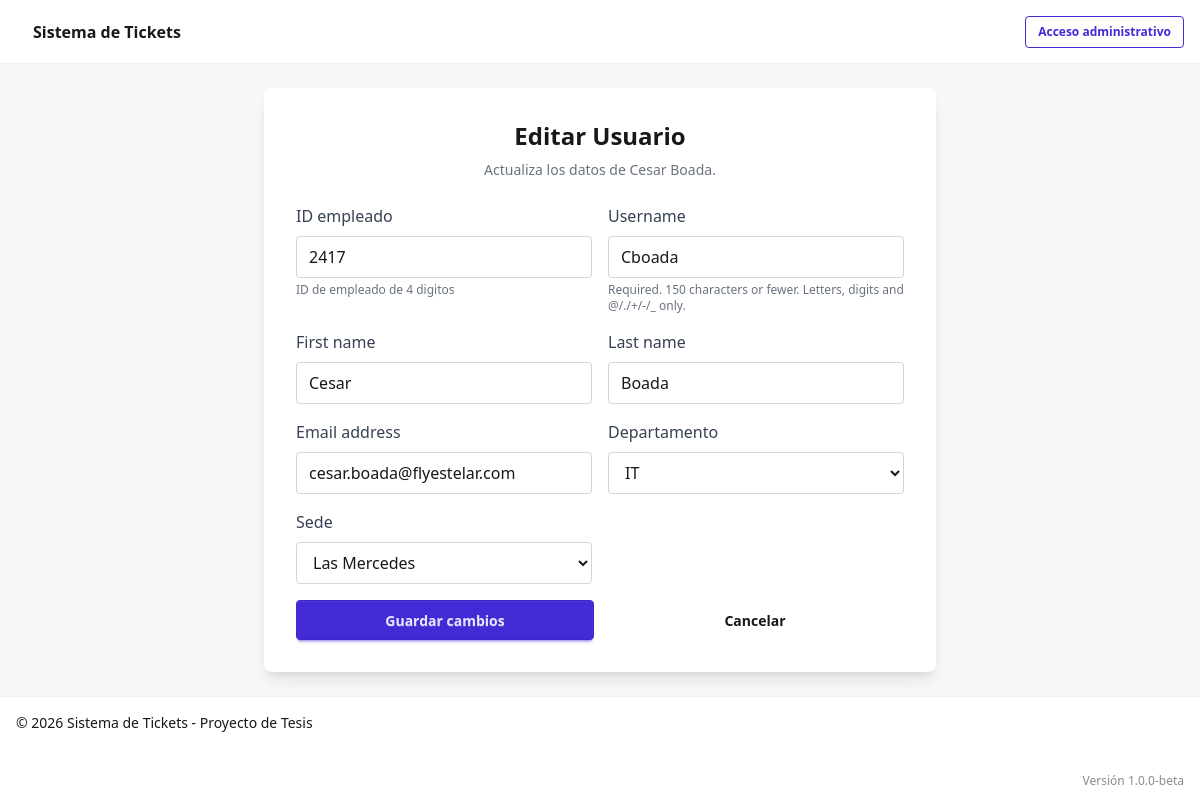
/view/1/edit/, run on an earlier commit of the app's database.
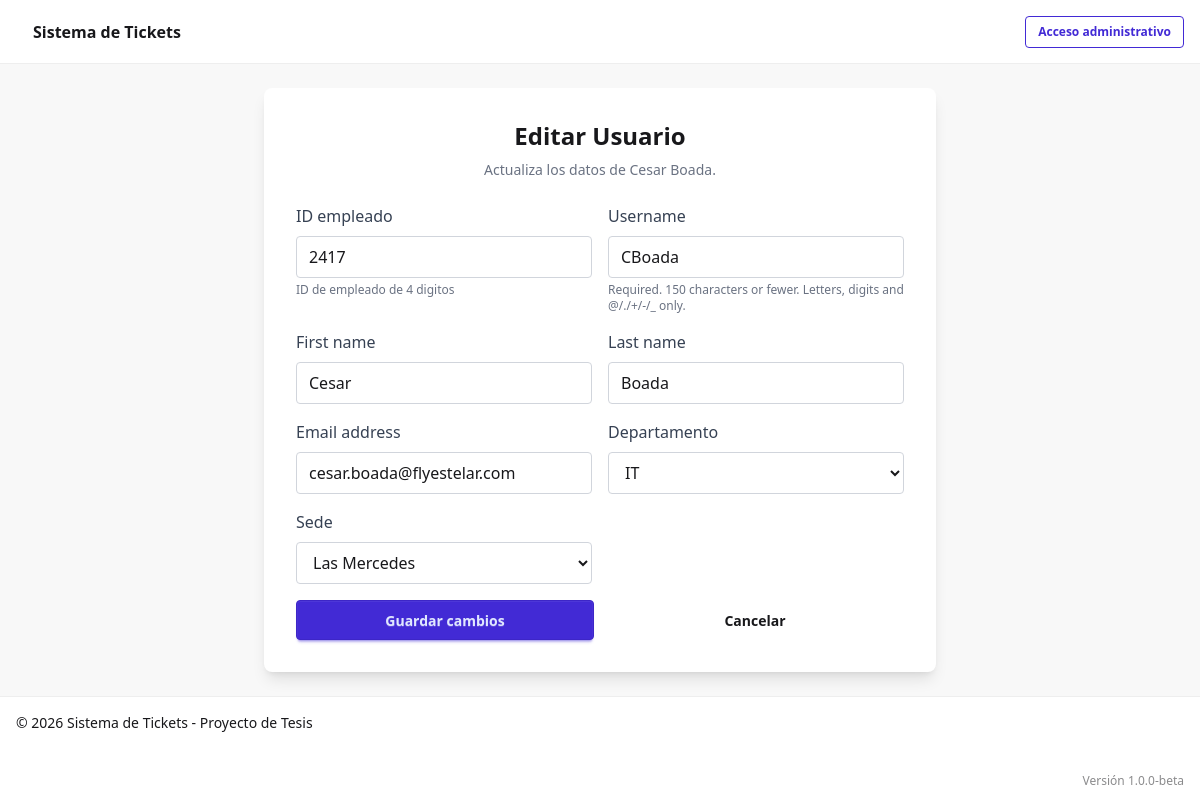
And on a later commit of the database.
### users/models.py (models this page shows, shortened)
class usuario(AbstractUser):
    validador_empleado = RegexValidator(
        regex=r'^\d{4}',
        message="el numero de empleado debe tener 4 digitos"
    )
    ID_empleado = models.CharField(
        max_length=4,
        unique=True,
        validators=[validador_empleado],
        help_text="ID de empleado de 4 digitos",
        default="0000"
    )
    USERNAME_FIELD = 'ID_empleado'
    departamento = models.ForeignKey(
        'departamento',
        on_delete=models.SET_NULL,
        null=True,
        related_name='usuarios'
        )
    sede = models.ForeignKey(
        'sede',
        on_delete=models.SET_NULL,
        null=True,
        related_name='usuarios'
        )
    REQUIRED_FIELDS = ['username', 'email']

### users/views.py (the view)
# urls.py: path('view/<int:user_id>/edit/', views.user_edit, name='user_edit'),
def user_edit(request, user_id):
    user_model = get_user_model()
    usuario = get_object_or_404(user_model, pk=user_id)
    if request.method == 'POST':
        form = UsuarioUpdateForm(request.POST, instance=usuario)
        if form.is_valid():
            form.save()
            messages.success(request, 'Usuario actualizado correctamente.')
            return redirect('user_view')
    else:
        form = UsuarioUpdateForm(instance=usuario)
        return render(request, 'user_edit.html', {'form': form, 'usuario': usuario})

### users/forms.py
class UsuarioUpdateForm(forms.ModelForm):
    class Meta:
        model = get_user_model()
        fields = (
            'ID_empleado',
            'username',
            'first_name',
            'last_name',
            'email',
            'departamento',
            'sede',
        )
    def __init__(self, *args, **kwargs):
        super().__init__(*args, **kwargs)
        for field in self.fields.values():
            field.widget.attrs.setdefault(
                'class',
                'w-full px-3 py-2 border border-gray-300 rounded focus:outline-none focus:ring focus:border-blue-300',
            )

### users/models.py (called while the page is built)
    def __str__(self):
        return self.nombre

    def __str__(self):
        return self.nombre

### users/templates/user_edit.html (shortened to what this page needs)
{% extends 'base_login.html' %}
{% block content %}
<div class="flex items-center justify-center h-full">
    <div class="w-full max-w-2xl bg-base-100 p-8 rounded-lg shadow-lg">
        <h2 class="text-2xl font-bold mb-2 text-center">Editar Usuario</h2>
        <p class="text-sm text-gray-500 mb-6 text-center">Actualiza los datos de {{ usuario.get_full_name|default:usuario.username }}.</p>
        <form method="post" class="space-y-4">
            <div class="grid grid-cols-1 md:grid-cols-2 gap-4">
                {% for field in form.visible_fields %}
                    <div>
                        <label for="{{ field.id_for_label }}" class="block text-gray-700 mb-2">{{ field.label }}</label>
                        {{ field }}
                        {% if field.help_text %}
                            <p class="text-xs text-gray-500 mt-1">{{ field.help_text }}</p>
                        {% endif %}
                    </div>
                {% endfor %}
            </div>
            <div class="flex flex-col sm:flex-row gap-3">
                <button type="submit" class="btn btn-primary flex-1">Guardar cambios</button>
                <a href="{% url 'user_view' %}" class="btn btn-ghost flex-1">Cancelar</a>
            </div>
        </form>
    </div>
</div>
{% endblock %}

What changed in the data, as far as the page shows it:
changed usuario "Cesar Boada": username "Cboada" → "CBoada"
